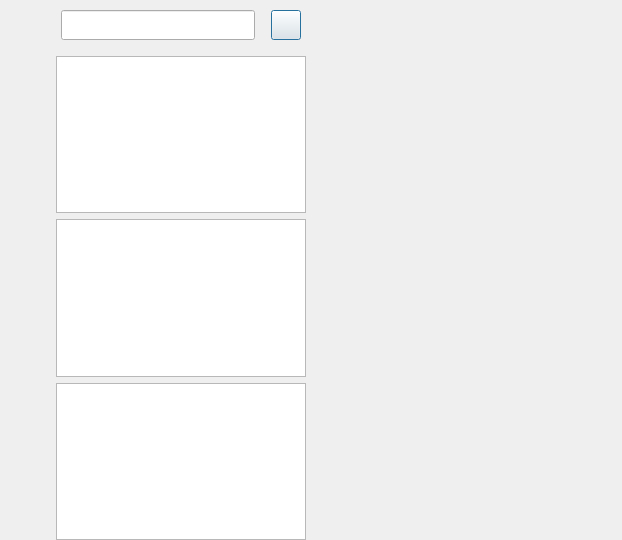
<?xml version="1.0" encoding="UTF-8"?>
<ui version="4.0">
 <class>ChatDialog</class>
 <widget class="QDialog" name="ChatDialog">
  <property name="geometry">
   <rect>
    <x>0</x>
    <y>0</y>
    <width>622</width>
    <height>540</height>
   </rect>
  </property>
  <property name="windowTitle">
   <string>Dialog</string>
  </property>
  <layout class="QHBoxLayout" name="horizontalLayout" stretch="0,1,0">
   <property name="spacing">
    <number>0</number>
   </property>
   <property name="leftMargin">
    <number>0</number>
   </property>
   <property name="topMargin">
    <number>0</number>
   </property>
   <property name="rightMargin">
    <number>0</number>
   </property>
   <property name="bottomMargin">
    <number>0</number>
   </property>
   <item>
    <widget class="QWidget" name="side_bar" native="true">
     <property name="sizePolicy">
      <sizepolicy hsizetype="Fixed" vsizetype="Expanding">
       <horstretch>0</horstretch>
       <verstretch>0</verstretch>
      </sizepolicy>
     </property>
     <property name="minimumSize">
      <size>
       <width>56</width>
       <height>0</height>
      </size>
     </property>
     <property name="maximumSize">
      <size>
       <width>56</width>
       <height>16777215</height>
      </size>
     </property>
     <layout class="QVBoxLayout" name="verticalLayout">
      <property name="spacing">
       <number>0</number>
      </property>
      <property name="leftMargin">
       <number>10</number>
      </property>
      <property name="topMargin">
       <number>30</number>
      </property>
      <property name="rightMargin">
       <number>0</number>
      </property>
      <property name="bottomMargin">
       <number>0</number>
      </property>
      <item>
       <widget class="QWidget" name="widget" native="true">
        <property name="sizePolicy">
         <sizepolicy hsizetype="Preferred" vsizetype="Preferred">
          <horstretch>0</horstretch>
          <verstretch>0</verstretch>
         </sizepolicy>
        </property>
        <layout class="QVBoxLayout" name="verticalLayout_2">
         <property name="spacing">
          <number>30</number>
         </property>
         <property name="leftMargin">
          <number>0</number>
         </property>
         <property name="topMargin">
          <number>0</number>
         </property>
         <property name="rightMargin">
          <number>0</number>
         </property>
         <property name="bottomMargin">
          <number>0</number>
         </property>
         <item>
          <widget class="ClickLabel" name="side_head_lb">
           <property name="minimumSize">
            <size>
             <width>40</width>
             <height>40</height>
            </size>
           </property>
           <property name="maximumSize">
            <size>
             <width>40</width>
             <height>40</height>
            </size>
           </property>
           <property name="text">
            <string/>
           </property>
           <property name="scaledContents">
            <bool>false</bool>
           </property>
          </widget>
         </item>
         <item>
          <widget class="RedPointLabel" name="side_chat_lb">
           <property name="minimumSize">
            <size>
             <width>30</width>
             <height>30</height>
            </size>
           </property>
           <property name="maximumSize">
            <size>
             <width>30</width>
             <height>30</height>
            </size>
           </property>
           <property name="text">
            <string/>
           </property>
           <property name="scaledContents">
            <bool>true</bool>
           </property>
          </widget>
         </item>
         <item>
          <widget class="RedPointLabel" name="side_contact_lb">
           <property name="sizePolicy">
            <sizepolicy hsizetype="Preferred" vsizetype="Preferred">
             <horstretch>0</horstretch>
             <verstretch>0</verstretch>
            </sizepolicy>
           </property>
           <property name="minimumSize">
            <size>
             <width>30</width>
             <height>30</height>
            </size>
           </property>
           <property name="maximumSize">
            <size>
             <width>30</width>
             <height>30</height>
            </size>
           </property>
           <property name="text">
            <string/>
           </property>
           <property name="scaledContents">
            <bool>true</bool>
           </property>
          </widget>
         </item>
         <item>
          <widget class="ClickLabel" name="side_setting_lb">
           <property name="minimumSize">
            <size>
             <width>30</width>
             <height>30</height>
            </size>
           </property>
           <property name="maximumSize">
            <size>
             <width>30</width>
             <height>30</height>
            </size>
           </property>
           <property name="text">
            <string/>
           </property>
           <property name="scaledContents">
            <bool>true</bool>
           </property>
          </widget>
         </item>
        </layout>
       </widget>
      </item>
      <item>
       <spacer name="verticalSpacer">
        <property name="orientation">
         <enum>Qt::Vertical</enum>
        </property>
        <property name="sizeHint" stdset="0">
         <size>
          <width>20</width>
          <height>40</height>
         </size>
        </property>
       </spacer>
      </item>
     </layout>
    </widget>
   </item>
   <item>
    <widget class="QWidget" name="chat_user_wid" native="true">
     <property name="minimumSize">
      <size>
       <width>250</width>
       <height>0</height>
      </size>
     </property>
     <property name="maximumSize">
      <size>
       <width>250</width>
       <height>16777215</height>
      </size>
     </property>
     <layout class="QVBoxLayout" name="verticalLayout_3">
      <property name="leftMargin">
       <number>0</number>
      </property>
      <property name="topMargin">
       <number>0</number>
      </property>
      <property name="rightMargin">
       <number>0</number>
      </property>
      <property name="bottomMargin">
       <number>0</number>
      </property>
      <item>
       <widget class="QWidget" name="search_wd" native="true">
        <property name="sizePolicy">
         <sizepolicy hsizetype="Preferred" vsizetype="Preferred">
          <horstretch>0</horstretch>
          <verstretch>0</verstretch>
         </sizepolicy>
        </property>
        <property name="minimumSize">
         <size>
          <width>0</width>
          <height>50</height>
         </size>
        </property>
        <property name="maximumSize">
         <size>
          <width>16777215</width>
          <height>50</height>
         </size>
        </property>
        <layout class="QHBoxLayout" name="horizontalLayout_2" stretch="0,0,0">
         <property name="spacing">
          <number>6</number>
         </property>
         <property name="leftMargin">
          <number>5</number>
         </property>
         <property name="topMargin">
          <number>5</number>
         </property>
         <property name="rightMargin">
          <number>5</number>
         </property>
         <property name="bottomMargin">
          <number>5</number>
         </property>
         <item>
          <widget class="CustomizeEdit" name="search_edit">
           <property name="minimumSize">
            <size>
             <width>0</width>
             <height>30</height>
            </size>
           </property>
           <property name="maximumSize">
            <size>
             <width>16777215</width>
             <height>30</height>
            </size>
           </property>
          </widget>
         </item>
         <item>
          <spacer name="horizontalSpacer">
           <property name="orientation">
            <enum>Qt::Horizontal</enum>
           </property>
           <property name="sizeType">
            <enum>QSizePolicy::Fixed</enum>
           </property>
           <property name="sizeHint" stdset="0">
            <size>
             <width>10</width>
             <height>20</height>
            </size>
           </property>
          </spacer>
         </item>
         <item>
          <widget class="ClickButton" name="add_btn">
           <property name="minimumSize">
            <size>
             <width>30</width>
             <height>30</height>
            </size>
           </property>
           <property name="maximumSize">
            <size>
             <width>30</width>
             <height>30</height>
            </size>
           </property>
           <property name="text">
            <string/>
           </property>
          </widget>
         </item>
        </layout>
       </widget>
      </item>
      <item>
       <widget class="ChatUserList" name="chat_user_list"/>
      </item>
      <item>
       <widget class="SearchList" name="search_list"/>
      </item>
      <item>
       <widget class="ContactUserList" name="con_user_list"/>
      </item>
     </layout>
    </widget>
   </item>
   <item>
    <widget class="ChatPage" name="chat_data_wid" native="true"/>
   </item>
  </layout>
 </widget>
 <customwidgets>
  <customwidget>
   <class>ClickLabel</class>
   <extends>QLabel</extends>
   <header>clicklabel.h</header>
  </customwidget>
  <customwidget>
   <class>ClickButton</class>
   <extends>QPushButton</extends>
   <header>clickbutton.h</header>
  </customwidget>
  <customwidget>
   <class>CustomizeEdit</class>
   <extends>QLineEdit</extends>
   <header>customizeedit.h</header>
  </customwidget>
  <customwidget>
   <class>ChatUserList</class>
   <extends>QListWidget</extends>
   <header>chatuserlist.h</header>
  </customwidget>
  <customwidget>
   <class>ChatPage</class>
   <extends>QWidget</extends>
   <header>chatpage.h</header>
   <container>1</container>
  </customwidget>
  <customwidget>
   <class>RedPointLabel</class>
   <extends>QLabel</extends>
   <header>redpointlabel.h</header>
  </customwidget>
  <customwidget>
   <class>SearchList</class>
   <extends>QListWidget</extends>
   <header>searchlist.h</header>
  </customwidget>
  <customwidget>
   <class>ContactUserList</class>
   <extends>QListWidget</extends>
   <header>contactuserlist.h</header>
  </customwidget>
 </customwidgets>
 <resources/>
 <connections/>
</ui>
